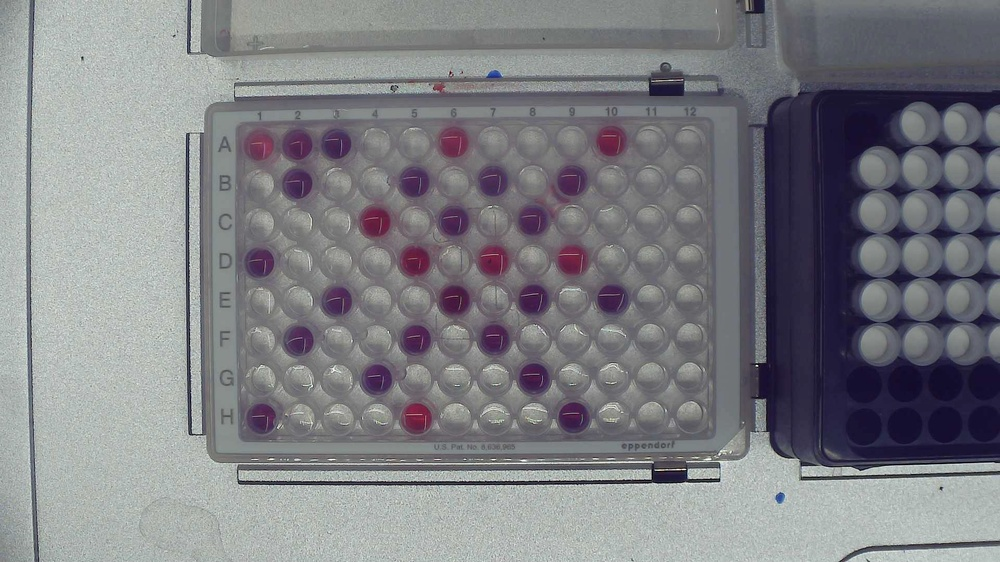
#> input picture plate_photo_20260416_144649.jpg, 1000 x 562 px, shrunk from 1920 x 1080 before the run
$ python -i plate_analysis.py   (imports and definitions only)
#> lines starting #> are read from the running program, lines starting #| are printed output that depends on the picture
"""
Plate well detection via adaptive Hough circle detection.

Extracted from BaituOT2Battleship/plateAnalysis.py as a clean, importable module.
Provides functions to detect 96-well plate positions from camera images and
extract per-well RGB values.
"""

from __future__ import annotations

import logging
from pathlib import Path
from typing import Dict, List, Optional

import cv2
import numpy as np

log = logging.getLogger(__name__)

ROWS, COLS = 8, 12


def cluster_1d(values: np.ndarray, k: int) -> Optional[List[int]]:
    """Collapse detected circle coordinates into exactly *k* cluster centres."""
    centers = sorted(set(np.round(values).astype(int).tolist()))
    while len(centers) > k:
        diffs = [centers[i + 1] - centers[i] for i in range(len(centers) - 1)]
        i_min = int(np.argmin(diffs))
        merged = (centers[i_min] + centers[i_min + 1]) // 2
        centers = centers[:i_min] + [merged] + centers[i_min + 2:]
    return centers if len(centers) == k else None


def hough_circles_adaptive(
    image: np.ndarray,
    expected_radius: int,
) -> Optional[np.ndarray]:
    """Hough circle detection with a given expected radius."""
    gray = cv2.cvtColor(image, cv2.COLOR_BGR2GRAY)
    blurred = cv2.GaussianBlur(gray, (9, 9), sigmaX=2)
    circles = cv2.HoughCircles(
        blurred,
        cv2.HOUGH_GRADIENT,
        dp=1,
        minDist=int(expected_radius * 1.8),
        param1=50,
        param2=28,
        minRadius=int(expected_radius * 0.65),
        maxRadius=int(expected_radius * 1.45),
    )
    return circles[0] if circles is not None else None


def detect_wells_adaptive(image_path: str | Path) -> Optional[Dict]:
    """
    Detect 96-well plate wells using adaptive Hough circle detection.

    Tries multiple expected radii and picks the result closest to 96 circles,
    then clusters into an 8x12 grid and extracts per-well RGB.

    Returns
    -------
    dict with keys:
        wells          : list[dict] – 96 dicts with row, col, center, radius, rgb
        rgb_matrix     : np.ndarray (8, 12) of object – each cell is an (R, G, B) tuple
        circles        : np.ndarray – raw Hough circles
        row_centers    : list[int]  – 8 sorted Y-coordinates
        col_centers    : list[int]  – 12 sorted X-coordinates
        median_radius  : int        – median detected circle radius in pixels
        image          : np.ndarray – original BGR image
    or None if detection fails.
    """
#> called with image_path = '../plate_photo_20260416_144649.jpg'
    image_path = Path(image_path)
    img = cv2.imread(str(image_path))
#> img is the input picture: shape (562, 1000, 3); mean B, G, R 132, 127.3, 126.6
    if img is None:
        log.error("Failed to read image: %s", image_path)
        return None

    log.info("Image loaded: %s  shape=%s", image_path.name, img.shape)

    radius_attempts = [28, 35, 42, 50, 22, 18, 60, 75]
    best_circles: Optional[np.ndarray] = None
    best_count = 0
    best_radius = 28

    for expected_radius in radius_attempts:
        circles = hough_circles_adaptive(img, expected_radius)
        if circles is not None:
            n_circles = len(circles)
            log.debug("  radius %d: %d circles", expected_radius, n_circles)
            if abs(n_circles - 96) < abs(best_count - 96):
                best_circles = circles
                best_count = n_circles
                best_radius = expected_radius
#> this loop made 8 passes
#> (n_circles, best_count) on passes 1, 5, 6: (7, 7), (41, 41), (42, 42)
#> (circles, n_circles) on passes 2, 7: ([[538.5, 375.5, 32.6]], 1), ([[276.5, 412.5, 75.4]], 1)
#> pass 1, in hough_circles_adaptive, `gray = cv2.cvtColor(image, cv2.COLOR_BGR2GRAY)`:
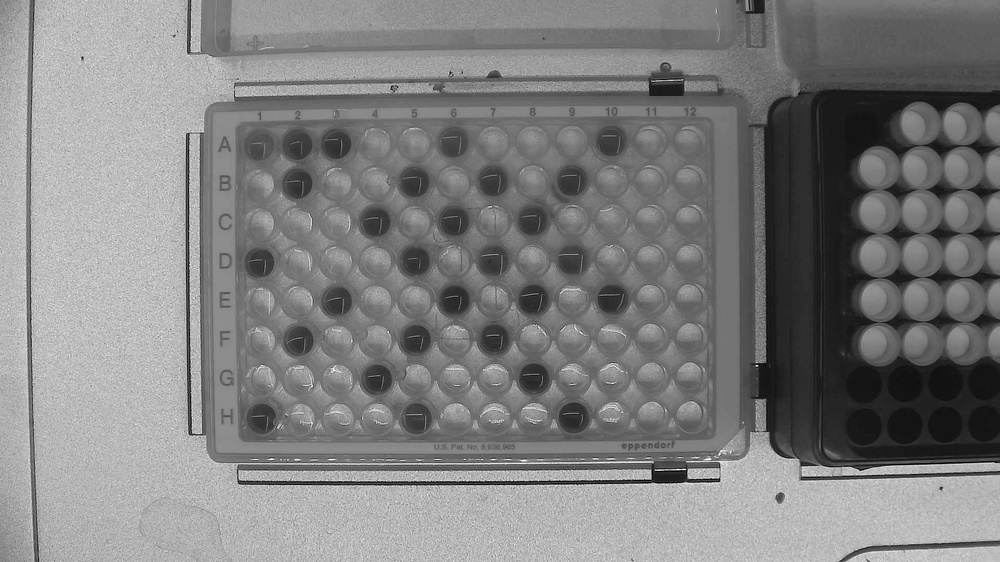
#> gray: shape (562, 1000); min 0, max 255, mean 127.7
#> after the loop, best_circles = 42 rows, first 8: [258.5, 262.5, 14.7], [492.5, 180.5, 16], [493.5, 340.5, 16.5], [877.5, 167.5, 21.8], [261.5, 418.5, 14.7], [961.5, 122.5, 19.6], [921.5, 254.5, 20.8], [416.5, 417.5, 14.5]; best_count = 42; best_radius = 18

    if best_circles is None or best_count < 48:
        log.warning(
            "Not enough circles detected (got %d, need >= 48). "
            "Manual annotation may be needed.",
            best_count,
        )
        return None

    log.info("Best: %d circles with expected_radius=%d", best_count, best_radius)

    row_centers = cluster_1d(best_circles[:, 1], ROWS)
    col_centers = cluster_1d(best_circles[:, 0], COLS)

    if row_centers is None or col_centers is None:
        log.warning("Could not cluster circles into 8x12 grid.")
        return None

    median_radius = int(np.median(best_circles[:, 2]))
    log.info("Clustered into 8x12 grid, median radius: %d px", median_radius)

    wells_data: List[Dict] = []
    rgb_matrix = np.zeros((ROWS, COLS), dtype=object)
    H, W = img.shape[:2]

    for ri, cy in enumerate(sorted(row_centers)):
        for ci, cx in enumerate(sorted(col_centers)):
            r_inner = max(1, int(median_radius * 0.60))
            y0, y1 = max(0, cy - median_radius), min(H, cy + median_radius + 1)
            x0, x1 = max(0, cx - median_radius), min(W, cx + median_radius + 1)
            patch = img[y0:y1, x0:x1]

            if patch.size > 0:
                ph, pw = patch.shape[:2]
                yy, xx = np.mgrid[0:ph, 0:pw]
                dist = np.sqrt((xx - (cx - x0)) ** 2 + (yy - (cy - y0)) ** 2)
                inner_pixels = patch[dist < r_inner]

                if len(inner_pixels) > 0:
                    b_mean = int(np.mean(inner_pixels[:, 0]))
                    g_mean = int(np.mean(inner_pixels[:, 1]))
                    r_mean = int(np.mean(inner_pixels[:, 2]))
                    rgb = (r_mean, g_mean, b_mean)
                else:
                    rgb = (0, 0, 0)
            else:
                rgb = (0, 0, 0)

            wells_data.append({
                "row": ri,
                "col": ci,
                "center": (int(cx), int(cy)),
                "radius": median_radius,
                "rgb": rgb,
            })
            rgb_matrix[ri, ci] = rgb

    log.info("Extracted RGB from %d wells", len(wells_data))

    return {
        "wells": wells_data,
        "rgb_matrix": rgb_matrix,
        "circles": best_circles,
        "row_centers": sorted(row_centers),
        "col_centers": sorted(col_centers),
        "median_radius": median_radius,
        "image": img,
    }


def build_geometry_from_detection(detect_result: Dict) -> Dict:
    """
    Convert detect_wells_adaptive() output into the geometry dict
    expected by battleship_plate_readout.py functions.
    """
    return {
        "rows": 8,
        "cols": 12,
        "row_centers": detect_result["row_centers"],
        "col_centers": detect_result["col_centers"],
        "well_radius": detect_result["median_radius"],
    }

>>> result = detect_wells_adaptive('../plate_photo_20260416_144649.jpg')
